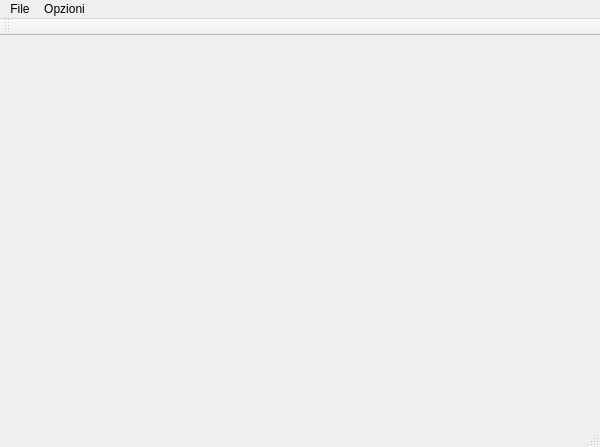
<?xml version="1.0" encoding="UTF-8"?>
<ui version="4.0">
 <class>MTempClient</class>
 <widget class="QMainWindow" name="MTempClient">
  <property name="geometry">
   <rect>
    <x>0</x>
    <y>0</y>
    <width>600</width>
    <height>447</height>
   </rect>
  </property>
  <property name="windowTitle">
   <string>MTempClient</string>
  </property>
  <widget class="QWidget" name="centralWidget"/>
  <widget class="QMenuBar" name="menuBar">
   <property name="geometry">
    <rect>
     <x>0</x>
     <y>0</y>
     <width>600</width>
     <height>21</height>
    </rect>
   </property>
   <widget class="QMenu" name="menuFile">
    <property name="title">
     <string>File</string>
    </property>
   </widget>
   <widget class="QMenu" name="menuOpzioni">
    <property name="title">
     <string>Opzioni</string>
    </property>
    <addaction name="actionConfigura"/>
   </widget>
   <addaction name="menuFile"/>
   <addaction name="menuOpzioni"/>
  </widget>
  <widget class="QToolBar" name="mainToolBar">
   <attribute name="toolBarArea">
    <enum>TopToolBarArea</enum>
   </attribute>
   <attribute name="toolBarBreak">
    <bool>false</bool>
   </attribute>
  </widget>
  <widget class="QStatusBar" name="statusBar"/>
  <action name="actionConfigura">
   <property name="text">
    <string>Configura Rete</string>
   </property>
   <property name="shortcut">
    <string>Ctrl+H</string>
   </property>
  </action>
 </widget>
 <layoutdefault spacing="6" margin="11"/>
 <resources/>
 <connections/>
</ui>
